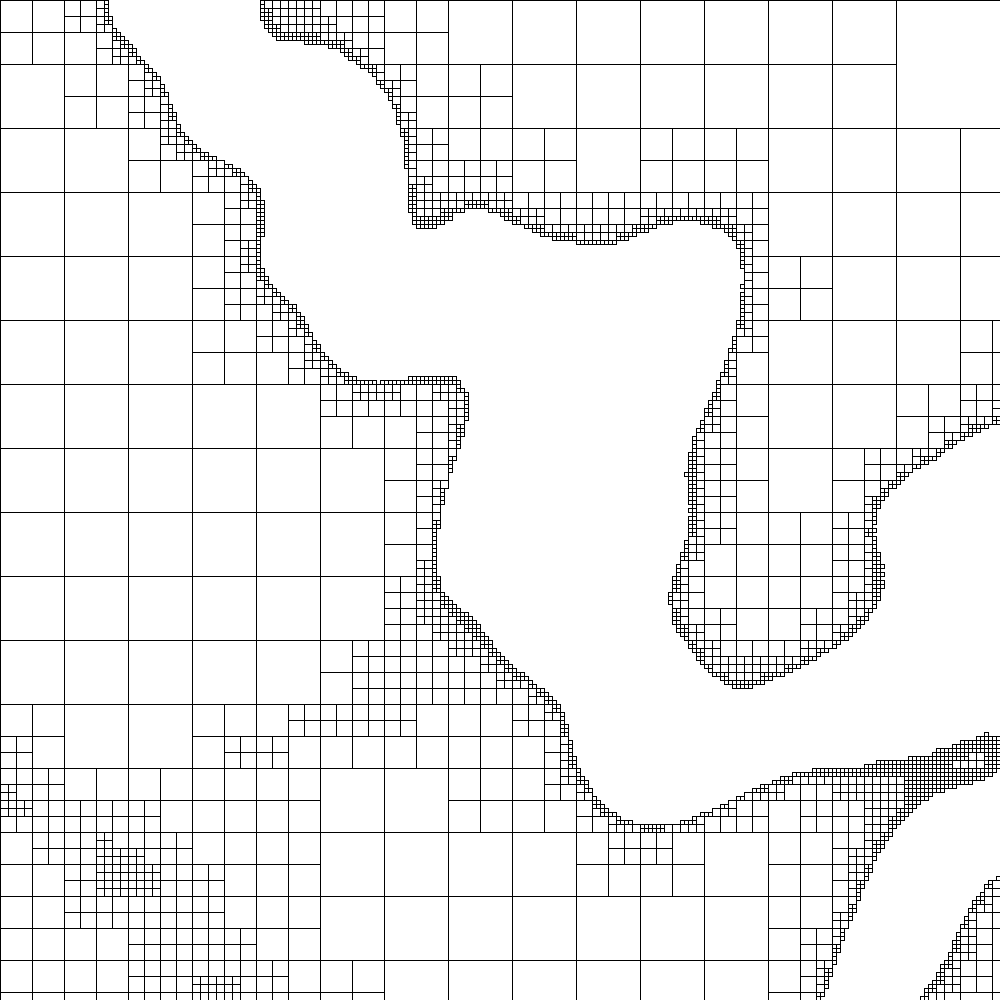
Frame 1 (no input)
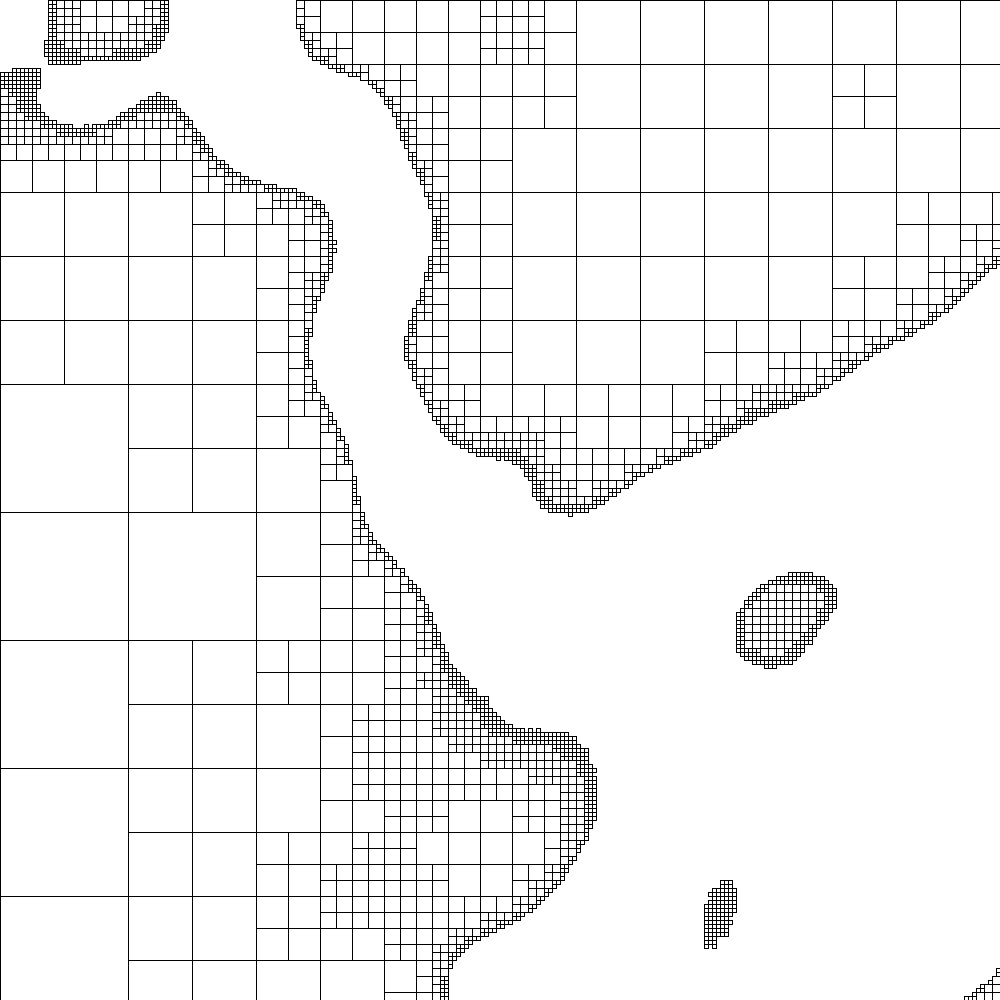
Frame 60 (the mouse pressed at the canvas centre just before this capture)
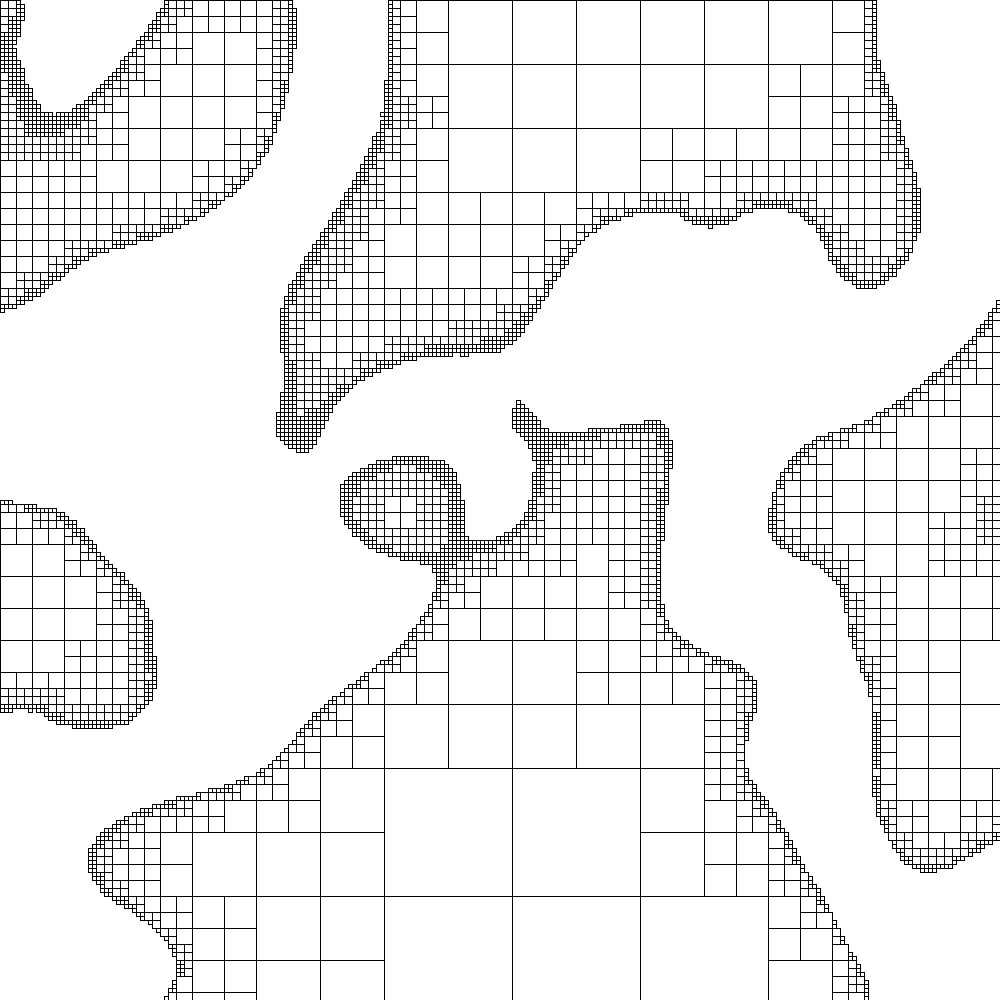
Frame 120 (the mouse held since frame 60 and released just before this capture)

The Processing sketch that drew these frames (run headless with seeded random() and noise(); from frame 60 on, the mouse is pressed at the canvas centre):

// Processing sketch: rivers
// ── rivers.pde
int Unit;
float Counter;
float MX, MY;

void setup() {
  size(1000, 1000);
  Unit = 128; 
  Counter=0;
  stroke(0);
  noFill();
}

void draw() {
  background(255);
  Counter+=0.010;
  MX=mouseX*0.001;
  MY=mouseY*0.001;
  for (int j=0; j<height; j+=Unit) {
    for (int i=0; i<width; i+=Unit) {
      DrawRect(i, j, Unit);
    }
  }
}

void DrawRect(int x, int y, int size) {
  float cx=x+size/2;
  float cy=y+size/2;
  float n=noise(cx/width-MX, cy/height-MY, mag(cx, cy)/height-Counter);
  float threshold=map(size, Unit, 4, 0.18, 0.05 );
  if (abs(n-0.5)>threshold) {
    rect(x, y, size, size);
  } else {
    size=size/2;
    if (size>=4) {
      DrawRect(x     , y     , size);
      DrawRect(x+size, y     , size);
      DrawRect(x     , y+size, size);
      DrawRect(x+size, y+size, size);
    }
  }
}
